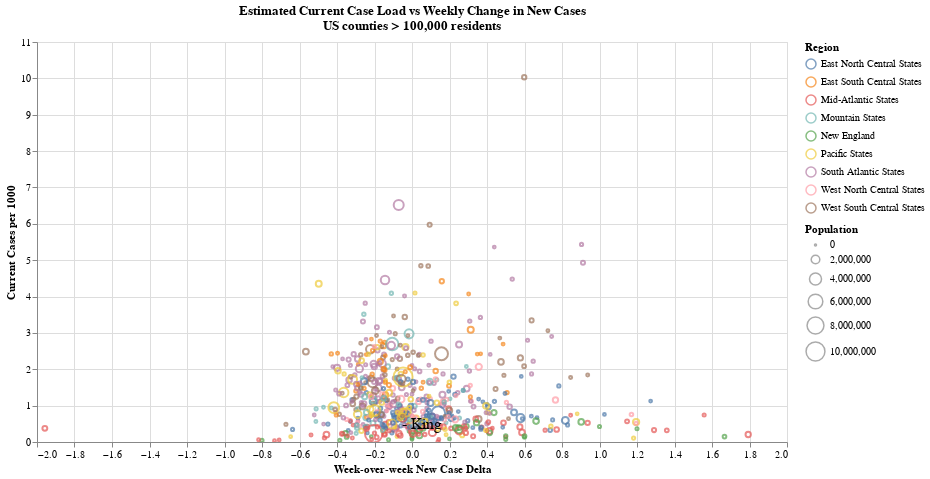

Write notebook code for a chart like this one.
### Code cell
import requests
import re
import zipfile
import sqlite3
import datetime
from bs4 import BeautifulSoup
import pandas as pd
import numpy as np
import altair as alt

# get NYT case data
cases = pd.read_csv('https://raw.githubusercontent.com/nytimes/covid-19-data/master/us-counties.csv')
cases = cases.assign(
    date = pd.to_datetime(cases['date']),
    fips = cases['fips'].astype(pd.Int32Dtype())
)

# Cases are cumulative, we want new cases and deaths each day to estimate the hospital case load.
cases['cases_shifted'] = (
    cases.groupby(['county', 'state'])
    .cases
    .shift(1)
    .fillna(0)
    .astype(int)
)

cases['deaths_shifted'] = (
    cases.groupby(['county', 'state'])
    .deaths
    .shift(1)
    .fillna(0)
    .astype(int)
)

cases['cases_new'] = cases['cases'] - cases['cases_shifted']

cases['deaths_new'] = cases['deaths'] - cases['deaths_shifted']

cases['cases_new_shifted'] = (
    cases.groupby(['county', 'state'])
    .cases_new
    .shift(1)
    .fillna(0)
    .astype(int)
)

cases['deaths_new_shifted'] = (
    cases.groupby(['county', 'state'])
    .deaths_new
    .shift(1)
    .fillna(0)
    .astype(int)
)

cases['cases_new_delta'] = (cases['cases_new'] - cases['cases_new_shifted']) / cases['cases_new_shifted']
cases['deaths_new_delta'] = (cases['deaths_new'] - cases['deaths_new_shifted']) / cases['deaths_new_shifted']

# 2017 county census estimate from US Census Bureau.  Written locally to SQLite database
# to avoid having to re-download every time I run the notebook
# see census_etl.py for details

conn = sqlite3.connect('/Users/amcadi/Documents/opensource/covid_19_hospitalization_estimate/US_county_census.db')

# start with 2017 census and total population
# might as well resort to SQL yelling bc names are all in caps
pop17 = pd.read_sql('SELECT STNAME, CTYNAME, COUNTY_KEY, TOT_POP, REGION FROM CENSUS WHERE YEAR = 10 AND AGEGRP = 0;',
                 con = conn)

conn.close()

# All cases for the five boroughs of New York City
# (New York, Kings, Queens, Bronx and Richmond counties)
# are assigned to a single area called New York City.
pop17 = (pop17
       .groupby(['STNAME', 'COUNTY_KEY', 'region'])
       .aggregate({'TOT_POP': 'sum'})
       .reset_index()
      )

cases['county_key'] = cases.county.str.lower()

# in NYT data - "Cities like St. Louis and Baltimore that are administered separately from an adjacent
# county of the same name are counted separately."
# strip off the -city and combine with the surrounding county to join correctly to the county-level census data
def rm_city(county_name):
    if re.search(r'(?<!new york)\scity', county_name):
        return re.sub(r'([A-Za-z\s\.\-\']*)(\scity)', r'\1', county_name)
    else:
        return(county_name)

cases['county_key'] = cases.county_key.apply(rm_city)

# aggregate across new key with combined cities and counties
cases = (cases
         .groupby(['county_key', 'county', 'state', 'date'])
         .aggregate({'cases': 'sum', 'deaths': 'sum', 'deaths_new': 'sum', 'cases_new': 'sum'})
         .reset_index()
        )

cases_percap = cases.merge(pop17, how = 'left', left_on = ['county_key', 'state'],
                           right_on = ['COUNTY_KEY', 'STNAME'])

# calculate percap rates
cases_percap = (cases_percap
                .dropna()
                .assign(cases_per1k = lambda x: x.cases / x.TOT_POP * 1000,
                        cases_new_per1k = lambda x: x.cases_new / x.TOT_POP * 1000,
                        deaths_per1k = lambda x: x.deaths / x.TOT_POP * 1000,
                        deaths_new_per1k = lambda x: x.deaths_new / x.TOT_POP * 1000,
                        county_label = lambda x: x.county + ', ' + x.STNAME)
                .sort_values(['county_label', 'date'])
               )

# create 14-day rolling sum of per-capita new cases, which should be roughly proportional to
# the current case load
cases_percap['cases_new_per1k_sum14'] = (cases_percap
                                        .groupby('county_label')['cases_new_per1k']
                                        .transform(lambda x: x.rolling(7).sum())
                                       )

# filter for 3 days ago, giving some time for the latest data to be populated
three_days_back = cases_percap.date.max() - datetime.timedelta(days = 3)

# make copy explicit to avoid subsequent SettingWithCopy warning
cases_percap_recent = cases_percap.query('TOT_POP > 100000 and date == @three_days_back').copy()

# try the week-over-week approach
# generate limits for weekly change
last_wk_max = cases_percap.date.max() - datetime.timedelta(days = 3)
last_wk_min = last_wk_max - datetime.timedelta(days = 7)
two_wks_min = last_wk_max - datetime.timedelta(days = 14)

last_wk_total_cases = (cases_percap
                       .query('date >= @last_wk_min and date < @last_wk_max')
                       .groupby('county_label')
                       .aggregate({'cases_new': 'sum'})
                       .rename(columns = {'cases_new': 'last_wk_cases'})
                      )

two_wks_total_cases = (cases_percap
                       .query('date >= @two_wks_min and date < @last_wk_min')
                       .groupby('county_label')
                       .aggregate({'cases_new': 'sum'})
                       .rename(columns = {'cases_new': 'two_wks_ago_cases'})
                      )

wkly_diff = (last_wk_total_cases
             .merge(two_wks_total_cases, how = 'inner', on = 'county_label')
             .assign(wkly_diff = lambda x: (x['last_wk_cases'] - x['two_wks_ago_cases']) / x['two_wks_ago_cases'])
            )

cases_percap_recent = cases_percap_recent.merge(wkly_diff, how = 'left', on = 'county_label')

# create chart and save it
cases_vs_case_delta = (alt.Chart(cases_percap_recent.query('wkly_diff < 3 and wkly_diff > -3 and cases_new_per1k_sum14 > 0')) # dangerous, but seems like >3x is reporting issue
 .mark_point()
 .encode(x = alt.X('wkly_diff', axis = alt.Axis(title = 'Week-over-week New Case Delta')),
         y = alt.Y('cases_new_per1k_sum14', axis = alt.Axis(title = 'Current Cases per 1000')),
         color = alt.Color('region', legend = alt.Legend(title = 'Region')),
         size = alt.Size('TOT_POP', legend = alt.Legend(title = 'Population')),
         tooltip = ['county_label', 'TOT_POP'])
 .interactive()
 .properties(height = 400,
             width = 750,
             title = ['Estimated Current Case Load vs Weekly Change in New Cases',
                      'US counties > 100,000 residents'])
)

king = (alt.Chart(cases_percap_recent.query('wkly_diff < 3 and wkly_diff > -3 and county_label == "King, Washington"'))
 .mark_text(dx = 30, text = '- King', color = 'black', filled = True, size = 16)
 .encode(x = alt.X('wkly_diff', axis = alt.Axis(title = 'Week-over-week New Case Delta')),
         y = alt.Y('cases_new_per1k_sum14', axis = alt.Axis(title = 'Current Cases per 1000')),
         #color = 'white',
         #size = alt.Size('TOT_POP', legend = alt.Legend(title = 'Population')),
         tooltip = ['county_label', 'TOT_POP'])
 .interactive()
 .properties(height = 400,
             width = 750,
             title = ['Estimated Current Case Load vs Weekly Change in New Cases',
                      'US counties > 100,000 residents'])
)

(cases_vs_case_delta + king).configure_legend(labelLimit = 0)

### Figure 1 — Vega-Lite specification as saved in the notebook (floating-point values rounded to 4 significant figures; data arrays with more than 128 entries replaced by an {"elided": "..."} marker saying what was removed)
{"config": {"view": {"continuousWidth": 400, "continuousHeight": 300}, "legend": {"labelLimit": 0}}, "layer": [{"data": {"name": "data-94e8db9be4c4410cea107667a3cb994b"}, "mark": "point", "encoding": {"color": {"type": "nominal", "field": "region", "legend": {"title": "Region"}}, "size": {"type": "quantitative", "field": "TOT_POP", "legend": {"title": "Population"}}, "tooltip": [{"type": "nominal", "field": "county_label"}, {"type": "quantitative", "field": "TOT_POP"}], "x": {"type": "quantitative", "axis": {"title": "Week-over-week New Case Delta"}, "field": "wkly_diff"}, "y": {"type": "quantitative", "axis": {"title": "Current Cases per 1000"}, "field": "cases_new_per1k_sum14"}}, "height": 400, "selection": {"selector001": {"type": "interval", "bind": "scales", "encodings": ["x", "y"]}}, "title": ["Estimated Current Case Load vs Weekly Change in New Cases", "US counties > 100,000 residents"], "width": 750}, {"data": {"name": "data-95cbf7fc0d8586f992a62adac0f4568d"}, "mark": {"type": "text", "color": "black", "dx": 30, "filled": true, "size": 16, "text": "- King"}, "encoding": {"tooltip": [{"type": "nominal", "field": "county_label"}, {"type": "quantitative", "field": "TOT_POP"}], "x": {"type": "quantitative", "axis": {"title": "Week-over-week New Case Delta"}, "field": "wkly_diff"}, "y": {"type": "quantitative", "axis": {"title": "Current Cases per 1000"}, "field": "cases_new_per1k_sum14"}}, "height": 400, "selection": {"selector002": {"type": "interval", "bind": "scales", "encodings": ["x", "y"]}}, "title": ["Estimated Current Case Load vs Weekly Change in New Cases", "US counties > 100,000 residents"], "width": 750}], "$schema": "https://vega.github.io/schema/vega-lite/v4.0.0.json", "datasets": {"data-94e8db9be4c4410cea107667a3cb994b": {"elided": "578 records"}, "data-95cbf7fc0d8586f992a62adac0f4568d": [{"county_key": "king", "county": "King", "state": "Washington", "date": "2020-08-02T00:00:00", "cases": 15529, "deaths": 676, "deaths_new": 2, "cases_new": 111, "STNAME": "Washington", "COUNTY_KEY": "king", "region": "Pacific States", "TOT_POP": 2189000.0, "cases_per1k": 7.095, "cases_new_per1k": 0.05072, "deaths_per1k": 0.3089, "deaths_new_per1k": 0.0009138, "county_label": "King, Washington", "cases_new_per1k_sum14": 0.4921, "last_wk_cases": 1144, "two_wks_ago_cases": 1281, "wkly_diff": -0.1069}]}}
